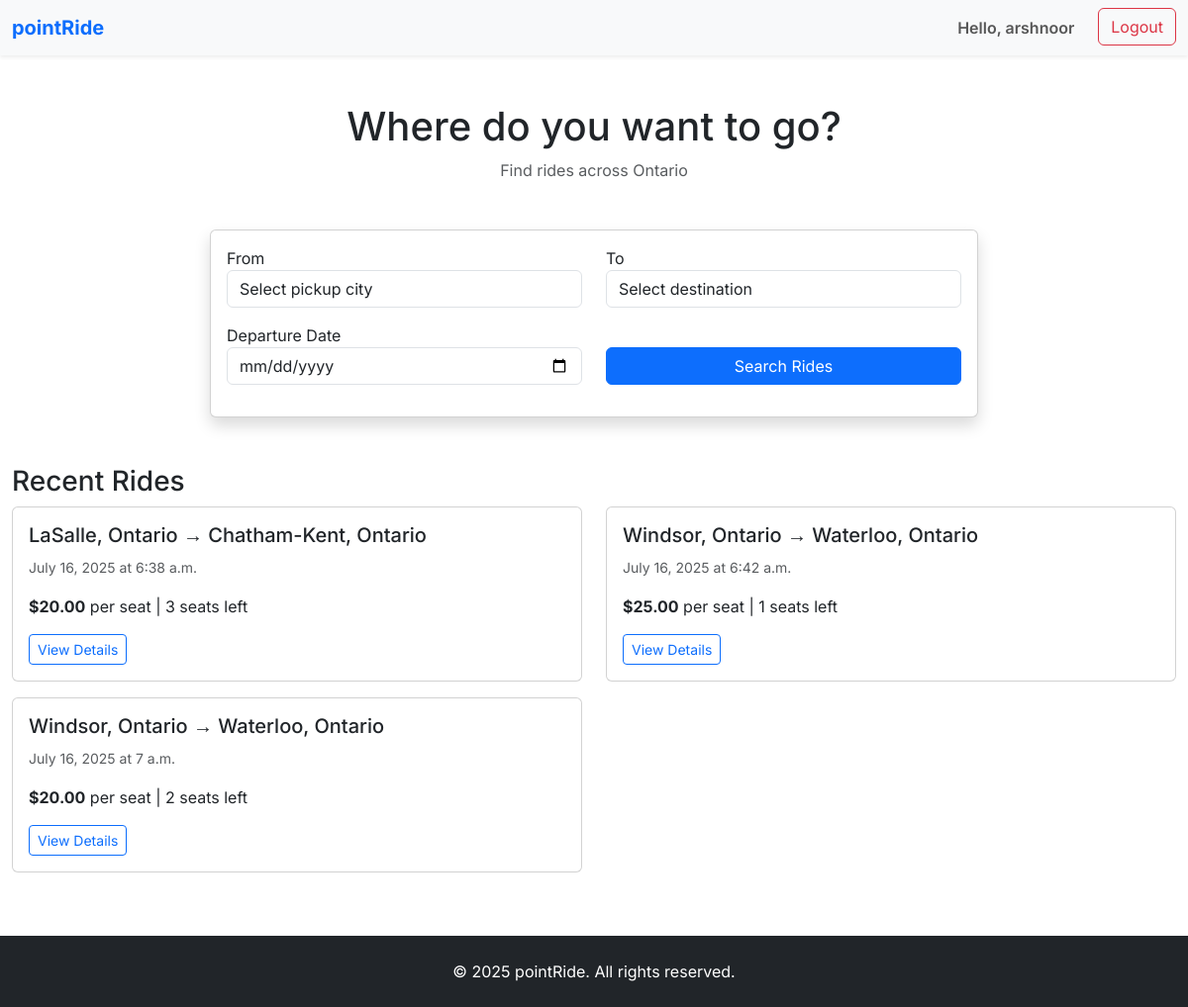
The app's page /rides/ (signed in) with its own data.
### accounts/models.py (models this page shows, shortened)
class User(AbstractUser):
    full_legal_name = models.CharField(max_length=255, blank=False, null=False)
    phone_number = models.CharField(max_length=20, blank=True, null=True)
    profile_picture = models.ImageField(
        upload_to='profile_pictures/',
        blank=True,
        null=True,
        validators=[FileExtensionValidator(allowed_extensions=['jpg', 'jpeg', 'png'])]
    )
    current_home_address = models.CharField(max_length=255, blank=False, null=False)
    starting_city = models.CharField(max_length=100, blank=False, null=False)
    bio = models.TextField(blank=True, null=True)
    languages_spoken = models.JSONField(default=list, blank=True, null=True)
    is_driver = models.BooleanField(default=False)
    is_traveller = models.BooleanField(default=True)  # Default to traveller
    groups = models.ManyToManyField(
        'auth.Group',
        verbose_name='groups',
        blank=True,
        help_text='The groups this user belongs to. A user will get all permissions granted to each of their groups.',
        related_name="custom_user_set",
        related_query_name="user",
    )
    user_permissions = models.ManyToManyField(
        'auth.Permission',
        verbose_name='user permissions',
        blank=True,
        help_text='Specific permissions for this user.',
        related_name="custom_user_set",
        related_query_name="user",
    )

### rides/models.py (models this page shows, shortened)
class Ride(models.Model):
    RIDE_STATUS_CHOICES = [
        ('ACTIVE', 'Active'),
        ('FULL', 'Full'),
        ('COMPLETED', 'Completed'),
        ('CANCELLED', 'Cancelled'),
    ]
    route = models.ForeignKey(Route, on_delete=models.CASCADE, related_name='rides')
    driver = models.ForeignKey(User, on_delete=models.CASCADE, related_name='offered_rides')
    departure_date = models.DateField()
    departure_time = models.TimeField()
    available_seats = models.IntegerField(validators=[MinValueValidator(1), MaxValueValidator(8)])
    pickup_location = models.CharField(max_length=255)  # Specific address
    pickup_city = models.ForeignKey(City, on_delete=models.CASCADE, related_name='pickup_rides')
    dropoff_location = models.CharField(max_length=255)  # Specific address
    dropoff_city = models.ForeignKey(City, on_delete=models.CASCADE, related_name='dropoff_rides')
    notes = models.TextField(blank=True, null=True)
    price_per_seat = models.DecimalField(max_digits=8, decimal_places=2)
    status = models.CharField(max_length=20, choices=RIDE_STATUS_CHOICES, default='ACTIVE')
    created_at = models.DateTimeField(auto_now_add=True)
    updated_at = models.DateTimeField(auto_now=True)
    class Meta:
        ordering = ['departure_date', 'departure_time']
    @property
    def available_seats_count(self):
        confirmed_bookings = self.bookings.filter(status='CONFIRMED').count()
        return self.available_seats - confirmed_bookings

class City(models.Model):
    name = models.CharField(max_length=100, unique=True)
    province = models.CharField(max_length=50, default='Ontario')
    country = models.CharField(max_length=50, default='Canada')
    latitude = models.DecimalField(max_digits=9, decimal_places=6, null=True, blank=True)
    longitude = models.DecimalField(max_digits=9, decimal_places=6, null=True, blank=True)
    is_active = models.BooleanField(default=True)
    class Meta:
        verbose_name_plural = "Cities"
        ordering = ['name']
    def __str__(self):
        return f"{self.name}, {self.province}"

### rides/views.py (the view)
# urls.py: path('', views.home_search, name='home_search'),
def home_search(request):
    recent_rides = Ride.objects.filter(
        status='ACTIVE',
        departure_date__gte=date.today()
    ).select_related('pickup_city', 'dropoff_city', 'driver')[:6]
    cities = City.objects.filter(is_active=True).order_by('name')
    context = {
        'recent_rides': recent_rides,
        'cities': cities,
        'today': date.today(),
    }
    return render(request, 'rides/home_search.html', context)

### rides/templates/rides/home_search.html (shortened to what this page needs)
{% extends 'base.html' %}
{% block content %}
<div class="container py-5">
    <div class="text-center mb-5">
        <h1>Where do you want to go?</h1>
        <p class="text-muted">Find rides across Ontario</p>
    </div>
    <div class="row justify-content-center">
        <div class="col-md-8">
            <div class="card shadow">
                <div class="card-body">
                    <form method="post" action="{% url 'rides:search_rides' %}">
                        <div class="row">
                            <div class="col-md-6 mb-3">
                                <label>From</label>
                                <select name="pickup_city" class="form-control" required>
                                    <option value="">Select pickup city</option>
                                </select>
                            </div>
                            <div class="col-md-6 mb-3">
                                <label>To</label>
                                <select name="dropoff_city" class="form-control" required>
                                    <option value="">Select destination</option>
                                </select>
                            </div>
                        </div>
                        <div class="row">
                            <div class="col-md-6 mb-3">
                                <label>Departure Date</label>
                                <input type="date" name="departure_date" class="form-control" required min="{{ today|date:'Y-m-d' }}">
                            </div>
                            <div class="col-md-6 mb-3 d-flex align-items-end">
                                <button type="submit" class="btn btn-primary w-100">Search Rides</button>
                            </div>
                        </div>
                    </form>
                </div>
            </div>
        </div>
    </div>
    {% if recent_rides %}
    <div class="mt-5">
        <h3>Recent Rides</h3>
        <div class="row">
            {% for ride in recent_rides %}
            <div class="col-md-6 mb-3">
                <div class="card">
                    <div class="card-body">
                        <h5>{{ ride.pickup_city }} → {{ ride.dropoff_city }}</h5>
                        <p><small class="text-muted">{{ ride.departure_date }} at {{ ride.departure_time }}</small></p>
                        <p><strong>${{ ride.price_per_seat }}</strong> per seat | {{ ride.available_seats_count }} seats left</p>
                        <a href="{% url 'rides:ride_detail' ride.id %}" class="btn btn-sm btn-outline-primary">View Details</a>
                    </div>
                </div>
            </div>
            {% endfor %}
        </div>
    </div>
    {% endif %}
</div>
{% endblock %}

### templates/base.html (shortened to what this page needs)
<!DOCTYPE html>
<html lang="en">
<head>
    {% load static %}
    <link href="https://cdn.jsdelivr.net/npm/bootstrap@5.3.3/dist/css/bootstrap.min.css" rel="stylesheet" xintegrity="sha384-QWTKZyjpPEjISv5WaRU9OFeRpok6YctnYmDr5pNlyT2bRjXh0JMhjY6hW+ALEwIH">
    <link rel="stylesheet" href="{% static 'css/style.css' %}">
</head>
<body>
    <header>
        <nav class="navbar navbar-expand-lg navbar-light bg-light shadow-sm">
            <div class="container">
                <a class="navbar-brand fw-bold text-primary" href="{% url 'home' %}">pointRide</a>
                <div class="collapse navbar-collapse" id="navbarNav">
                    <ul class="navbar-nav ms-auto">
                        {% if user.is_authenticated %}
                            <li class="nav-item">
                                <span class="nav-link fw-semibold">Hello, {{ user.username }}</span>
                            </li>
                            <li class="nav-item">
                                <form action="{% url 'accounts:logout' %}" method="post" class="d-inline">
                                    <button type="submit" class="btn btn-outline-danger ms-lg-3">Logout</button>
                                </form>
                            </li>
                        {% endif %}
                    </ul>
                </div>
            </div>
        </nav>
    </header>
    <main class="flex-grow-1">
        {% block content %}
        {% endblock %}
    </main>
    <footer class="bg-dark text-white text-center py-4 mt-auto">
        <div class="container">
            <p class="mb-0">&copy; {% now "Y" %} pointRide. All rights reserved.</p>
        </div>
    </footer>
</body>
</html>

### static/css/style.css (style rules this page uses)
body { font-family: 'Inter', sans-serif; @apply bg-gray-50 text-gray-800; }
html, body, #root { height: 100%; }
a { @apply text-blue-600 hover:text-blue-800 transition-colors duration-200; }
h1, h2, h3, h4, h5, h6 { @apply font-semibold text-gray-900; }
h1 { @apply text-4xl md:text-5xl; }
h3 { @apply text-2xl md:text-3xl; }
header { @apply bg-white shadow-md py-4 px-6; }
header nav { @apply container mx-auto flex justify-between items-center; }
header nav ul { @apply flex space-x-6; }
form input[type="text"], form input[type="email"], form input[type="password"], form input[type="number"], form input[type="date"], form textarea, form select { @apply w-full p-3 border border-gray-300 rounded-md focus:outline-none focus:ring-2 focus:ring-blue-500 focus:border-transparent transition duration-200; }
form button[type="submit"] { @apply px-6 py-3 rounded-md font-semibold text-white transition-colors duration-200; }
footer { @apply bg-gray-800 text-gray-300 text-center py-6 px-4 mt-8; }
footer p { @apply text-sm; }
.container { max-width: 1200px; }

### records on screen
User: username "arshnoor"
Ride: pickup_city "LaSalle, Ontario", dropoff_city "Chatham-Kent, Ontario", departure_date "July 16, 2025", departure_time "6:38 a.m.", price_per_seat "20.00", available_seats_count "3"
Ride: pickup_city "Windsor, Ontario", dropoff_city "Waterloo, Ontario", departure_date "July 16, 2025", departure_time "6:42 a.m.", price_per_seat "25.00", available_seats_count "1"
Ride: pickup_city "Windsor, Ontario", dropoff_city "Waterloo, Ontario", departure_date "July 16, 2025", departure_time "7 a.m.", price_per_seat "20.00", available_seats_count "2"
